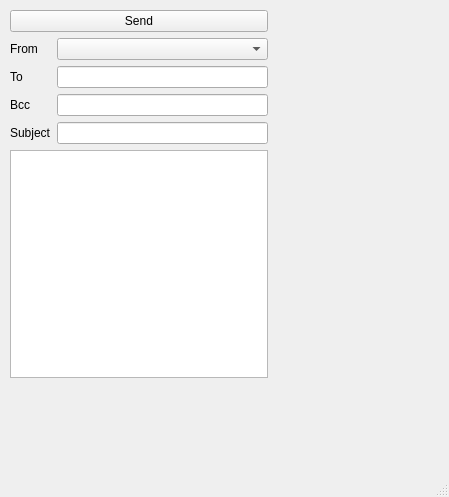
<?xml version="1.0" encoding="UTF-8"?>
<ui version="4.0">
 <class>WriteMessageWindow</class>
 <widget class="QMainWindow" name="WriteMessageWindow">
  <property name="geometry">
   <rect>
    <x>0</x>
    <y>0</y>
    <width>449</width>
    <height>497</height>
   </rect>
  </property>
  <property name="windowTitle">
   <string>MainWindow</string>
  </property>
  <widget class="QWidget" name="centralwidget">
   <widget class="QWidget" name="">
    <property name="geometry">
     <rect>
      <x>10</x>
      <y>10</y>
      <width>258</width>
      <height>368</height>
     </rect>
    </property>
    <layout class="QVBoxLayout" name="verticalLayout_3">
     <item>
      <widget class="QPushButton" name="btnSend">
       <property name="text">
        <string>Send</string>
       </property>
      </widget>
     </item>
     <item>
      <layout class="QHBoxLayout" name="horizontalLayout">
       <item>
        <layout class="QVBoxLayout" name="verticalLayout">
         <item>
          <widget class="QLabel" name="lblFrom">
           <property name="text">
            <string>From</string>
           </property>
          </widget>
         </item>
         <item>
          <widget class="QLabel" name="lblTo">
           <property name="text">
            <string>To</string>
           </property>
          </widget>
         </item>
         <item>
          <widget class="QLabel" name="lblBcc">
           <property name="text">
            <string>Bcc</string>
           </property>
          </widget>
         </item>
         <item>
          <widget class="QLabel" name="lblSubject">
           <property name="text">
            <string>Subject</string>
           </property>
          </widget>
         </item>
        </layout>
       </item>
       <item>
        <layout class="QVBoxLayout" name="verticalLayout_2">
         <item>
          <widget class="QComboBox" name="comboBoxFrom"/>
         </item>
         <item>
          <widget class="QLineEdit" name="editTo"/>
         </item>
         <item>
          <widget class="QLineEdit" name="editBcc"/>
         </item>
         <item>
          <widget class="QLineEdit" name="editSubject"/>
         </item>
        </layout>
       </item>
      </layout>
     </item>
     <item>
      <widget class="QTextEdit" name="textEdit"/>
     </item>
    </layout>
   </widget>
  </widget>
  <widget class="QMenuBar" name="menubar">
   <property name="geometry">
    <rect>
     <x>0</x>
     <y>0</y>
     <width>449</width>
     <height>25</height>
    </rect>
   </property>
  </widget>
  <widget class="QStatusBar" name="statusbar"/>
 </widget>
 <resources/>
 <connections/>
</ui>
